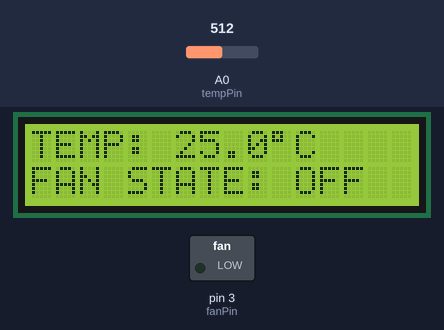
The sketch below on a simulated Arduino Uno, built with avr-gcc and run on an emulated ATmega328P. On the bench: 16×2 character LCD, switched loads named in the sketch (green lamp = pin HIGH). The inputs (shaded band) are chosen by the test bench; at power-on: A0 (tempPin) = 512.

Above: at 2.7 s.
2.8 s: A0 (tempPin) set to 471
At 3.9 s:
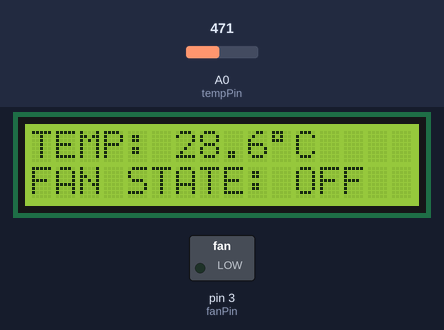
4.7 s: A0 (tempPin) set to 442
At 6.0 s:
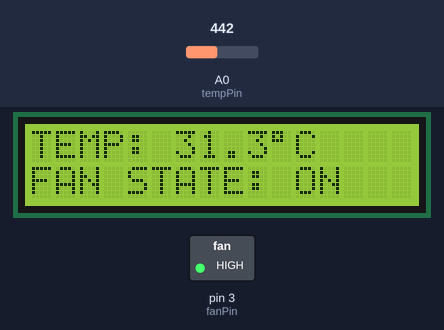
6.3 s: A0 (tempPin) set to 511
At 6.9 s:
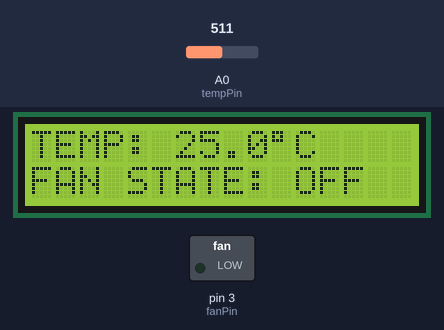
Timing chart, 0 to 9.3 s (numbered marks = the images above; inputs shaded):
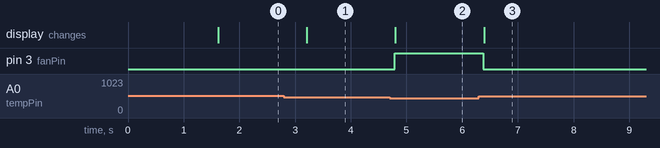

Measured:
- the behaviour switches between 456 and 455 on A0 (tempPin) (found by bisection; images 1 and 2)
- after the input at 2.8 s, the display: changes after 0.41 s (image 1)
- after the input at 4.7 s, pin 3 (fanPin): LOW → HIGH after 0.09 s; the display: changes after 0.10 s (image 2)
- after the input at 6.3 s, pin 3 (fanPin): HIGH → LOW after 0.08 s; the display: changes after 0.09 s (image 3)

The sketch:

auto_fan.ino
```cpp
#include <Wire.h>
#include <LiquidCrystal_I2C.h>

// Pin Definitions
const int tempPin = A0;      // Thermistor Analog Output connected to A0
const int fanPin = 3;        // Digital PWM pin to drive the fan transistor

// Temperature Threshold to trigger fan (in Celsius)
const float tempThreshold = 30.0;

LiquidCrystal_I2C lcd(0x27, 16, 2);

void setup() {
  pinMode(fanPin, OUTPUT);
  digitalWrite(fanPin, LOW); // Fan off initially

  lcd.init();
  lcd.backlight();
  lcd.clear();

  lcd.setCursor(0, 0);
  lcd.print("SMART FAN SYSTEM");
  delay(1500);
  lcd.clear();
}

void loop() {
  // 1. Read Analog Value from Thermistor
  int rawAnalog = analogRead(tempPin);

  // 2. Convert raw analog reading to Celsius
  // (Standard calculation for NTC 10k thermistor modules)
  float resistance = (1023.0 / (float)rawAnalog) - 1.0;
  resistance = 10000.0 / resistance; // Get actual resistance

  // Steinhart-Hart equation constants for temperature conversion
  float temperatureC = resistance / 10000.0;     // (R/Ro)
  temperatureC = log(temperatureC);               // ln(R/Ro)
  temperatureC /= 3950.0;                         // 1/B * ln(R/Ro)
  temperatureC += 1.0 / (25.0 + 273.15);          // + (1/To)
  temperatureC = 1.0 / temperatureC;              // Invert
  temperatureC -= 273.15;                         // Convert absolute Kelvin to Celsius

  // 3. Display Data on LCD
  lcd.setCursor(0, 0);
  lcd.print("TEMP: ");
  lcd.print(temperatureC, 1); // Display with 1 decimal place
  lcd.print((char)223);       // Degree symbol character
  lcd.print("C   ");

  lcd.setCursor(0, 1);
  if (temperatureC >= tempThreshold) {
    digitalWrite(fanPin, HIGH); // Turn fan ON
    lcd.print("FAN STATE: ON   ");
  } else {
    digitalWrite(fanPin, LOW);  // Turn fan OFF
    lcd.print("FAN STATE: OFF  ");
  }

  delay(500); // Update twice a second
}
```
